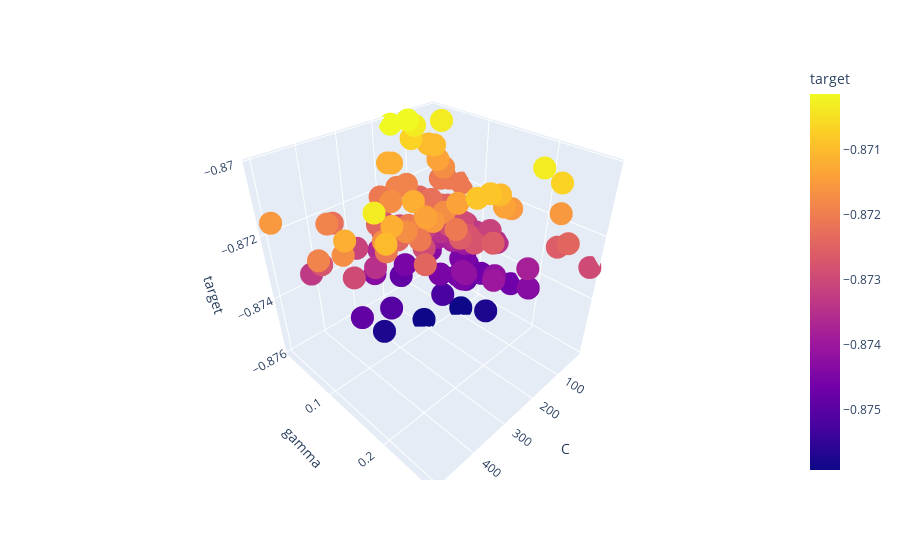

Write notebook code for a chart like this one.
### Code cell
px.scatter_3d(df1, x = "C", y = "gamma", z = "target", color = "target")
